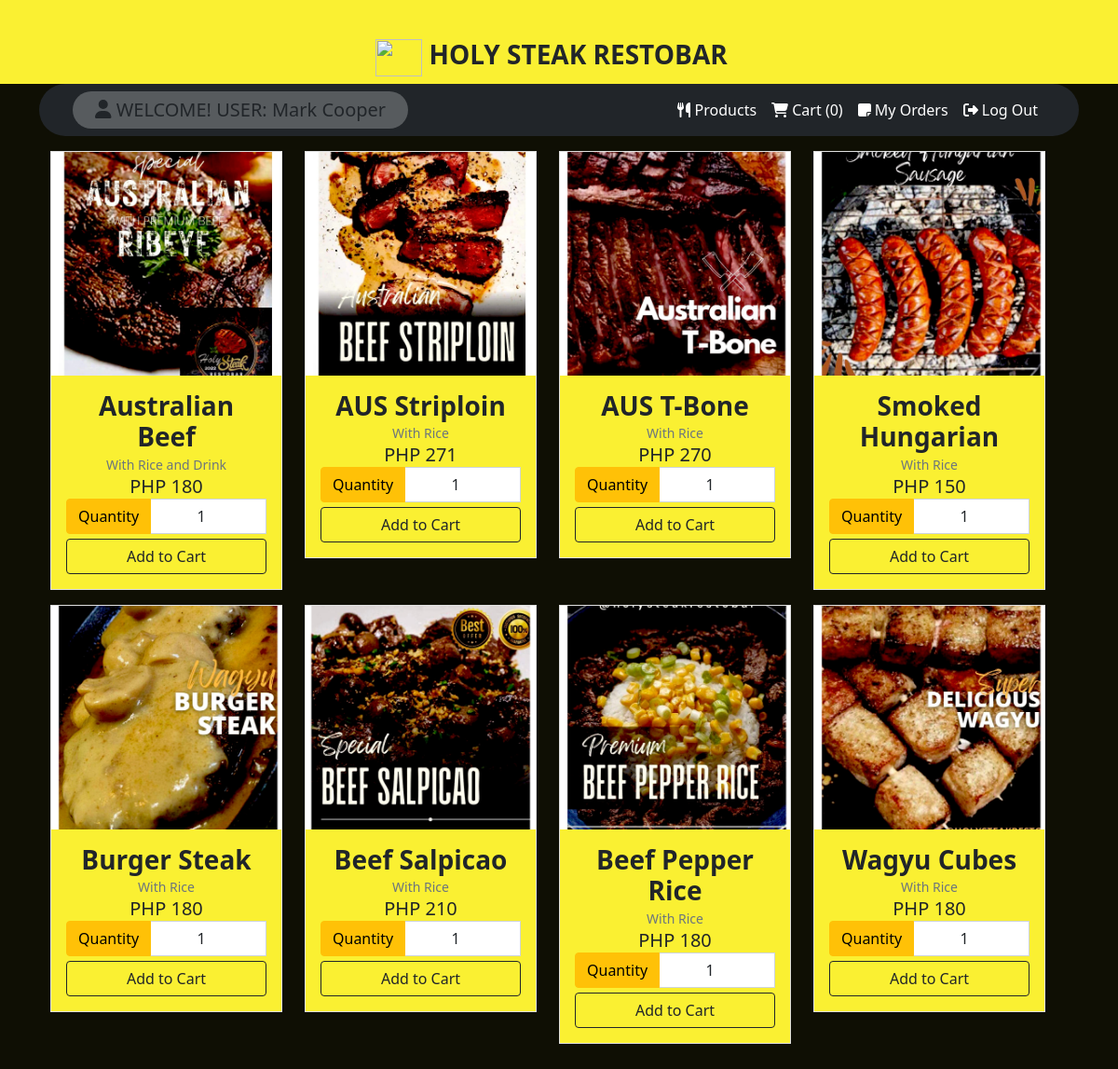
The app's page /main_menu.php (signed in) with its own data.
### tables this page shows
CREATE TABLE `food_items` (
  `id` int(30) NOT NULL,
  `name` varchar(30) NOT NULL,
  `price` int(30) NOT NULL,
  `description` varchar(200) NOT NULL,
  `images` varchar(200) NOT NULL,
  `status` varchar(10) NOT NULL DEFAULT 'ENABLE'
);

### class/Food.php (called while the page is built)
<?php
class Food {
	private $foodItemsTable = 'food_items';
	private $conn;
	public function __construct($db){
        $this->conn = $db;
    }
	public function itemsList(){
		$stmt = $this->conn->prepare("SELECT id, name, price, description, images, status FROM ".$this->foodItemsTable);
		$stmt->execute();
		$result = $stmt->get_result();
		return $result;
	}
}
?>

### main_menu.php (the view, shortened to what this page needs)
<?php
include_once 'config/Database.php';
include_once 'class/Food.php';
$database = new Database();
$db = $database->getConnection();
$food = new Food($db);
include('inc/header.php');
?>
<link rel="stylesheet" type = "text/css" href ="css/foods.css">
<?php include('inc/container.php');?>
<div class="content">
	<div class="container-fluid">
		<div class='row'>
        <?php include('top_menu.php'); ?>
		</div>
			<div class='row my-3'>
			<?php
			$result = $food->itemsList();
			$count=0;
			while ($item = $result->fetch_assoc()) {
			if ($count == 0) {
				echo "<div class='row'>";
			}
			?>
				<div class="col-lg-3 col-md-4 col-sm-6 col-xs-12 mb-3 food-item">
					<form method="post" action="cart.php?action=add&id=<?php echo $item["id"]; ?>">
						<div class="card rounded-0" align="center";>
							<div class="food-img-holder position-relative overflow-hidden">
							<img src="<?php echo $item["images"]; ?>" class="img-top">
							</div>
							<div class="card-body" style=background-color:#faf032;>
								<div class="lh-5">
									<div class="card-title fw-bold h5 mb-0 fs-3"><?php echo $item["name"]; ?></div>
									<div class="card-description text-muted"><small><?php echo $item["description"]; ?></small></div>
									<div><small class="card-description text-success h5 mb-0 text-dark" >PHP <?php echo $item["price"]; ?></small></div>
									<div class="d-grid">
									<div class="input-group input-sm">
										<span class="btn btn-warning">Quantity</span>
										<input type="number" class="form-control rounded-0 text-center" id="quantity" name="quantity" value="1" required="required">
									</div>
									<input type="submit" name="add" style="margin-top:5px;" class="btn btn-outline-dark" value="Add to Cart">
									</div>
								</div>
							</div>
						</div>
					</form>
				</div>
			<?php
			$count++;
			if($count==4)
			{
			  echo "</div>";
			  $count=0;
			}
			}
			?>
			</div>
    </div>
<?php include('inc/footer.php');?>

### css/foods.css (style rules this page uses)
.food-img-holder { width: 100%; height: 15em; }
.food-img-holder>img { width: 100%; height: 100%; object-fit: cover; object-position: center center; transition: all .3s ease-in-out; }

### inc/header.php (style rules this page uses)
body { background-color:#0f0f04; }

### main_menu.php (style rules this page uses)
.food-img-holder { width:100%; height:25; }
.food-img-holder>img { width:100%; height:100%; object-fit:cover; object-position:center center; }

### inc/container.php (style rules this page uses)
body { background-color:#0f0f04; }

### records on screen
food_items: images (picture), name "Australian Beef", description "With Rice and Drink", price "180"
food_items: images (picture), name "AUS Striploin", description "With Rice", price "271"
food_items: images (picture), name "AUS T-Bone", description "With Rice", price "270"
food_items: images (picture), name "Smoked Hungarian", description "With Rice", price "150"
food_items: images (picture), name "Burger Steak", description "With Rice", price "180"
food_items: images (picture), name "Beef Salpicao", description "With Rice", price "210"
food_items: images (picture), name "Beef Pepper Rice", description "With Rice", price "180"
food_items: images (picture), name "Wagyu Cubes", description "With Rice", price "180"

### other values on screen
$_SESSION["name"] "Mark Cooper"
